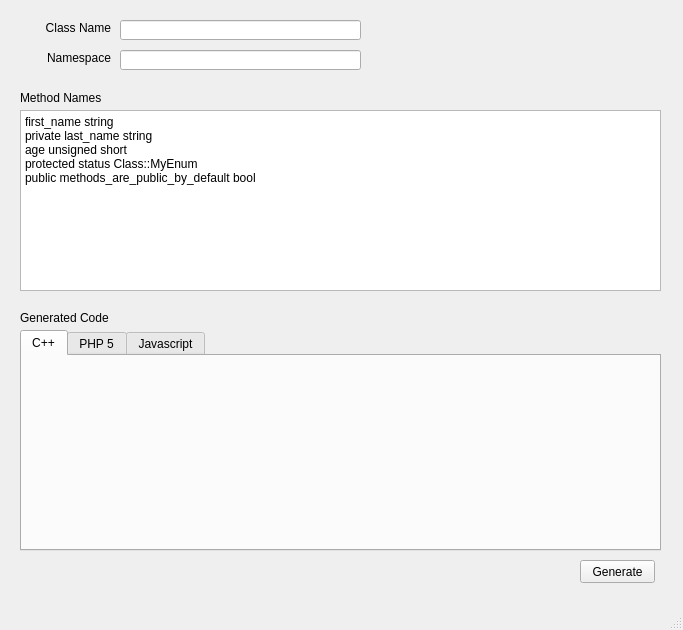
<?xml version="1.0" encoding="UTF-8"?>
<ui version="4.0">
 <class>CodeWriterMainWindow</class>
 <widget class="QMainWindow" name="CodeWriterMainWindow">
  <property name="geometry">
   <rect>
    <x>0</x>
    <y>0</y>
    <width>683</width>
    <height>630</height>
   </rect>
  </property>
  <property name="windowTitle">
   <string>MainWindow</string>
  </property>
  <widget class="QWidget" name="centralwidget">
   <widget class="QPushButton" name="generate_button">
    <property name="geometry">
     <rect>
      <x>580</x>
      <y>560</y>
      <width>75</width>
      <height>23</height>
     </rect>
    </property>
    <property name="text">
     <string>Generate</string>
    </property>
   </widget>
   <widget class="QLabel" name="method_names_label">
    <property name="geometry">
     <rect>
      <x>20</x>
      <y>90</y>
      <width>141</width>
      <height>16</height>
     </rect>
    </property>
    <property name="text">
     <string>Method Names</string>
    </property>
   </widget>
   <widget class="QLabel" name="generated_output_label">
    <property name="geometry">
     <rect>
      <x>20</x>
      <y>310</y>
      <width>141</width>
      <height>16</height>
     </rect>
    </property>
    <property name="text">
     <string>Generated Code</string>
    </property>
   </widget>
   <widget class="QTabWidget" name="generated_output_tabs">
    <property name="geometry">
     <rect>
      <x>20</x>
      <y>330</y>
      <width>641</width>
      <height>221</height>
     </rect>
    </property>
    <property name="currentIndex">
     <number>0</number>
    </property>
    <widget class="QWidget" name="output_source_cpp">
     <attribute name="title">
      <string>C++</string>
     </attribute>
    </widget>
    <widget class="QWidget" name="output_source_php">
     <attribute name="title">
      <string>PHP 5</string>
     </attribute>
    </widget>
    <widget class="QWidget" name="output_source_javascript">
     <attribute name="title">
      <string>Javascript</string>
     </attribute>
    </widget>
   </widget>
   <widget class="QLabel" name="class_name_label">
    <property name="geometry">
     <rect>
      <x>30</x>
      <y>20</y>
      <width>81</width>
      <height>16</height>
     </rect>
    </property>
    <property name="text">
     <string>Class Name</string>
    </property>
    <property name="alignment">
     <set>Qt::AlignRight|Qt::AlignTrailing|Qt::AlignVCenter</set>
    </property>
   </widget>
   <widget class="QLineEdit" name="class_name_input">
    <property name="geometry">
     <rect>
      <x>120</x>
      <y>20</y>
      <width>241</width>
      <height>20</height>
     </rect>
    </property>
   </widget>
   <widget class="QLabel" name="namespace_label">
    <property name="geometry">
     <rect>
      <x>30</x>
      <y>50</y>
      <width>81</width>
      <height>16</height>
     </rect>
    </property>
    <property name="text">
     <string>Namespace</string>
    </property>
    <property name="alignment">
     <set>Qt::AlignRight|Qt::AlignTrailing|Qt::AlignVCenter</set>
    </property>
   </widget>
   <widget class="QLineEdit" name="namespace_input">
    <property name="geometry">
     <rect>
      <x>120</x>
      <y>50</y>
      <width>241</width>
      <height>20</height>
     </rect>
    </property>
   </widget>
   <widget class="QPlainTextEdit" name="plainTextEdit">
    <property name="geometry">
     <rect>
      <x>20</x>
      <y>110</y>
      <width>641</width>
      <height>181</height>
     </rect>
    </property>
    <property name="plainText">
     <string>first_name string
private last_name string
age unsigned short
protected status Class::MyEnum
public methods_are_public_by_default bool
</string>
    </property>
   </widget>
  </widget>
  <widget class="QMenuBar" name="menubar">
   <property name="geometry">
    <rect>
     <x>0</x>
     <y>0</y>
     <width>683</width>
     <height>21</height>
    </rect>
   </property>
  </widget>
  <widget class="QStatusBar" name="statusbar"/>
 </widget>
 <resources/>
 <connections/>
</ui>
